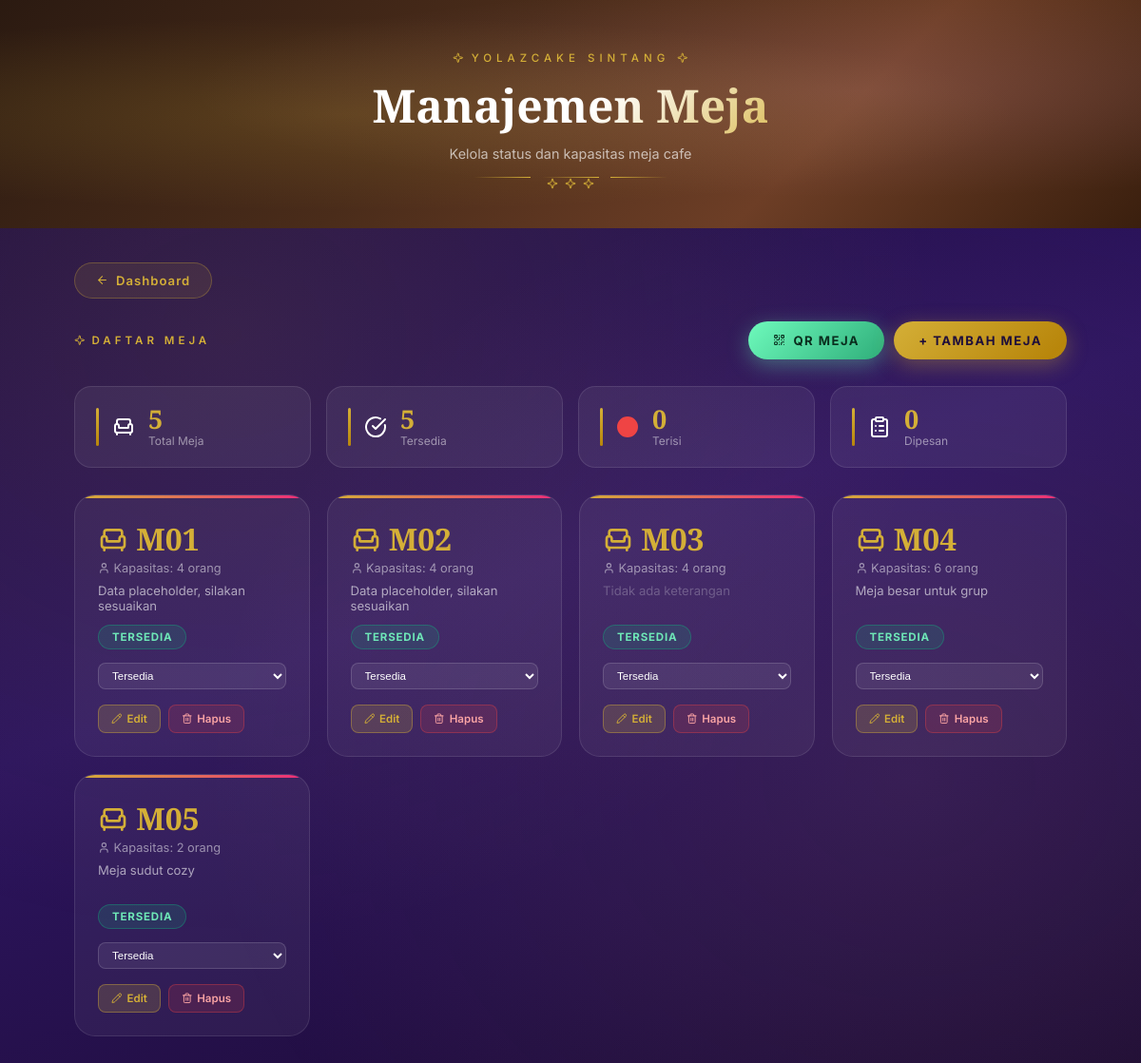
The app's page /meja/data_meja.php (signed in) with its own data.
### tables this page shows
CREATE TABLE `meja` (
  `id_meja` int(11) NOT NULL,
  `nomor_meja` varchar(10) NOT NULL,
  `kapasitas` int(11) NOT NULL,
  `status` enum('Tersedia','Terisi','Dipesan','Tidak Aktif') DEFAULT 'Tersedia',
  `keterangan` text DEFAULT NULL
);

### meja/data_meja.php (the view, shortened to what this page needs)
<?php
include '../config/koneksi.php';
$query = mysqli_query($conn, "SELECT * FROM meja ORDER BY nomor_meja ASC");
$stats = mysqli_fetch_assoc(mysqli_query($conn,
    "SELECT COUNT(*) as total,
            SUM(status='Tersedia') as tersedia,
            SUM(status='Terisi') as terisi,
            SUM(status='Dipesan') as dipesan
     FROM meja"));
?>
<!DOCTYPE html>
<html lang="id">
<head>
  <link rel="stylesheet" href="../assets/css/lucide-icons.css">
</head>
<body>
<div class="page-hero" id="pageHero">
  <div class="hero-inner">
    <p class="hero-eyebrow"><i data-lucide="sparkle" class="lucide-ic"></i> YOLAZCAKE Sintang <i data-lucide="sparkle" class="lucide-ic"></i></p>
    <h1>Manajemen Meja</h1>
    <p class="hero-sub">Kelola status dan kapasitas meja cafe</p>
    <div class="hero-divider"><span></span><span class="diamond"><i data-lucide="sparkle" class="lucide-ic"></i> <i data-lucide="sparkle" class="lucide-ic"></i> <i data-lucide="sparkle" class="lucide-ic"></i></span><span></span></div>
  </div>
</div>
<div class="page-wrapper">
  <a href="../dashboard.php" class="btn-back"><i data-lucide="arrow-left" class="lucide-ic"></i> Dashboard</a>
  <div class="top-bar">
    <span class="section-eyebrow"><i data-lucide="sparkle" class="lucide-ic"></i> Daftar Meja</span>
    <div style="display:flex;gap:10px;flex-wrap:wrap;">
      <a href="qr_meja.php" class="btn-tambah" style="background:linear-gradient(135deg,#6efabc,#2fae7a);box-shadow:0 6px 22px rgba(110,250,188,.35);color:#0a2e1e;">
        <i data-lucide="qr-code" class="lucide-ic"></i> QR Meja
      </a>
      <a href="tambah_meja.php" class="btn-tambah">+ Tambah Meja</a>
    </div>
  </div>
  <div class="stats-row">
    <div class="stat-card"><span class="stat-icon"><i data-lucide="armchair" class="lucide-ic"></i></span>
      <div><div class="stat-val"><?= $stats['total'] ?></div><div class="stat-lbl">Total Meja</div></div></div>
    <div class="stat-card"><span class="stat-icon"><i data-lucide="check-circle" class="lucide-ic"></i></span>
      <div><div class="stat-val"><?= $stats['tersedia'] ?></div><div class="stat-lbl">Tersedia</div></div></div>
    <div class="stat-card"><span class="stat-icon"><i data-lucide="circle" class="lucide-ic lucide-fill" style="color:#ef4444"></i></span>
      <div><div class="stat-val"><?= $stats['terisi'] ?></div><div class="stat-lbl">Terisi</div></div></div>
    <div class="stat-card"><span class="stat-icon"><i data-lucide="clipboard-list" class="lucide-ic"></i></span>
      <div><div class="stat-val"><?= $stats['dipesan'] ?></div><div class="stat-lbl">Dipesan</div></div></div>
  </div>
  <div class="meja-grid">
    <?php if(mysqli_num_rows($query) > 0): while($d = mysqli_fetch_assoc($query)): ?>
    <div class="meja-card">
      <div class="meja-num"><i data-lucide="armchair" class="lucide-ic"></i> <?= htmlspecialchars($d['nomor_meja']) ?></div>
      <div class="meja-cap"><i data-lucide="user" class="lucide-ic"></i> Kapasitas: <?= $d['kapasitas'] ?> orang</div>
      <div class="meja-note"><?= $d['keterangan'] ? htmlspecialchars($d['keterangan']) : '<span style="opacity:.4">Tidak ada keterangan</span>' ?></div>
      <?php
        $sc = match($d['status']){
          'Tersedia'   => 's-tersedia',
          'Terisi'     => 's-terisi',
          'Dipesan'    => 's-dipesan',
          default      => 's-nonaktif'
        };
      ?>
      <span class="status-badge <?= $sc ?>"><?= $d['status'] ?></span>
      <form method="get" style="margin-top:10px;">
        <select name="status" class="status-select" onchange="this.form.submit()">
          <?php foreach(['Tersedia','Terisi','Dipesan','Tidak Aktif'] as $s): ?>
          <option value="<?= $s ?>" <?= $d['status']===$s?'selected':'' ?>><?= $s ?></option>
          <?php endforeach; ?>
        </select>
      </form>
      <div class="meja-actions">
        <a href="edit_meja.php?id=<?= $d['id_meja'] ?>" class="btn-act btn-edit"><i data-lucide="pencil" class="lucide-ic"></i> Edit</a>
        <a href="?hapus=<?= $d['id_meja'] ?>" class="btn-act btn-hapus"
           onclick="return confirm('Yakin hapus meja <?= htmlspecialchars($d['nomor_meja']) ?>?')"><i data-lucide="trash-2" class="lucide-ic"></i> Hapus</a>
      </div>
    </div>
    <?php endwhile; else: ?>
    <div class="empty-state"><div class="es-icon"><i data-lucide="armchair" class="lucide-ic"></i></div><p>Belum ada data meja</p></div>
    <?php endif; ?>
  </div>
</div>
</body>
</html>

### records on screen
meja: nomor_meja "M01", kapasitas "4", keterangan "Data placeholder, silakan sesuaikan", status "TERSEDIA", status "Tersedia"
meja: nomor_meja "M02", kapasitas "4", keterangan "Data placeholder, silakan sesuaikan", status "TERSEDIA", status "Tersedia"
meja: nomor_meja "M03", kapasitas "4", shows "Tidak ada keterangan", status "TERSEDIA", status "Tersedia"
meja: nomor_meja "M04", kapasitas "6", keterangan "Meja besar untuk grup", status "TERSEDIA", status "Tersedia"
meja: nomor_meja "M05", kapasitas "2", keterangan "Meja sudut cozy", status "TERSEDIA", status "Tersedia"

### other values on screen
$stats['total'] "5"
$stats['tersedia'] "5"
$stats['terisi'] "0"
$stats['dipesan'] "0"
